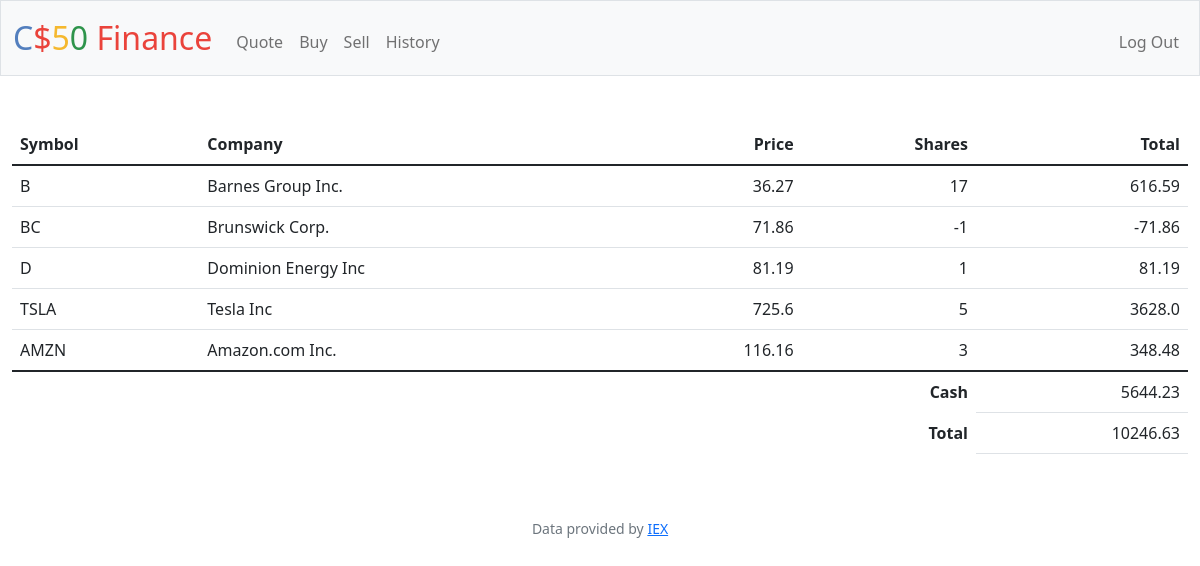
The page / (signed in) on the database its author committed.
### tables this page shows
CREATE TABLE stocks(
  id INTEGER PRIMARY KEY AUTOINCREMENT NOT NULL,
  stock_symbol TEXT,
  name TEXT,
  per_price NUMERIC NOT NULL,
  amount int NOT NULL,
  portfolio_id int,
  FOREIGN KEY (portfolio_id) REFERENCES portfolio(id)
);

### app.py (the view)
@app.route("/")
@login_required
def index():
    stocks = []
    """Show portfolio of stocks"""
    stocks =  db.execute("SELECT * FROM stocks JOIN portfolio ON portfolio.id = stocks.portfolio_id WHERE portfolio.user_id= ?", session["user_id"])
    cash = round(db.execute("SELECT cash FROM users WHERE id = ?", session["user_id"])[0]["cash"],2)
    total = cash
    for stock in stocks:
        total += stock["per_price"] * stock["amount"]
    total = round(total,2)
    return render_template("index.html",stocks=stocks,cash=cash, total=total)

### app.py (called while the page is built)
@app.after_request
def after_request(response):
    response.headers["Cache-Control"] = "no-cache, no-store, must-revalidate"
    response.headers["Expires"] = 0
    response.headers["Pragma"] = "no-cache"
    return response

### helpers.py (called while the page is built)
def login_required(f):
    @wraps(f)
    def decorated_function(*args, **kwargs):
        if session.get("user_id") is None:
            return redirect("/login")
        return f(*args, **kwargs)
    return decorated_function

### templates/index.html (shortened to what this page needs)
{% extends "layout.html" %}
{% block main %}
<table class="table table-hover">
  <thead>
    <tr>
      <th class="text-start">Symbol</th>
      <th class="text-start">Company</th>
      <th class="text-end">Price</th>
      <th class="text-end">Shares</th>
      <th class="text-end">Total</th>
    </tr>
  </thead>
  <tbody>
    {% for stock in stocks %}
    <tr>
      <td class="text-start">{{stock["stock_symbol"]}}</td>
      <td class="text-start">{{stock["name"]}}</td>
      <td class="text-end">{{stock["per_price"]}}</td>
      <td class="text-end">{{stock["amount"]}}</td>
      <td class="text-end">{{stock["per_price"] * stock["amount"]}}</td>
    </tr>
    {% endfor %}
  </tbody>
  <tfoot>
    <tr>
      <td class="text-end border-0 fw-bold" colspan="4">Cash</td>
      <td class="text-end">{{cash}}</td>
    </tr>
    <tr>
      <td class="text-end border-0 fw-bold" colspan="4">Total</td>
      <td class="text-end">{{total}}</td>
    </tr>
  </tfoot>
</table>
{% endblock %}

### templates/layout.html (shortened to what this page needs)
<!DOCTYPE html>
<html lang="en">
    <head>
        <link href="https://cdn.jsdelivr.net/npm/bootstrap@5.1.3/dist/css/bootstrap.min.css" rel="stylesheet">
        <link href="/static/styles.css" rel="stylesheet">
    </head>
    <body>
        <nav class="bg-light border navbar navbar-expand-md navbar-light">
            <div class="container-fluid">
                <a class="navbar-brand" href="/"><span class="blue">C</span><span class="red">$</span><span class="yellow">5</span><span class="green">0</span> <span class="red">Finance</span></a>
                <div class="collapse navbar-collapse" id="navbar">
                    {% if session["user_id"] %}
                        <ul class="navbar-nav me-auto mt-2">
                            <li class="nav-item"><a class="nav-link" href="/quote">Quote</a></li>
                            <li class="nav-item"><a class="nav-link" href="/buy">Buy</a></li>
                            <li class="nav-item"><a class="nav-link" href="/sell">Sell</a></li>
                            <li class="nav-item"><a class="nav-link" href="/history">History</a></li>
                        </ul>
                        <ul class="navbar-nav ms-auto mt-2">
                            <li class="nav-item"><a class="nav-link" href="/logout">Log Out</a></li>
                        </ul>
                    {% else %}
                        <ul class="navbar-nav ms-auto mt-2">
                            <li class="nav-item"><a class="nav-link" href="/register">Register</a></li>
                            <li class="nav-item"><a class="nav-link" href="/login">Log In</a></li>
                        </ul>
                    {% endif %}
                </div>
            </div>
        </nav>
        <main class="container-fluid py-5 text-center">
            {% block main %}{% endblock %}
        </main>
        <footer class="mb-5 small text-center text-muted">
            Data provided by <a href="https://iexcloud.io/">IEX</a>
        </footer>
    </body>
</html>

### static/styles.css (style rules this page uses)
nav .navbar-brand { font-size: xx-large; }
nav .navbar-brand .blue { color: #537fbe; }
nav .navbar-brand .red { color: #ea433b; }
nav .navbar-brand .yellow { color: #f5b82e; }
nav .navbar-brand .green { color: #2e944b; }

### rows shown on the page
stocks: stock_symbol "B", name "Barnes Group Inc.", per_price "36.27", amount "17", stock['per_price']*stock['amount'] "616.59"
stocks: stock_symbol "BC", name "Brunswick Corp.", per_price "71.86", amount "-1", stock['per_price']*stock['amount'] "-71.86"
stocks: stock_symbol "D", name "Dominion Energy Inc", per_price "81.19", amount "1", stock['per_price']*stock['amount'] "81.19"
stocks: stock_symbol "TSLA", name "Tesla Inc", per_price "725.6", amount "5", stock['per_price']*stock['amount'] "3628.0"
stocks: stock_symbol "AMZN", name "Amazon.com Inc.", per_price "116.16", amount "3", stock['per_price']*stock['amount'] "348.48"

### other values the page prints
{{ cash }} "5644.23"
{{ total }} "10246.63"
